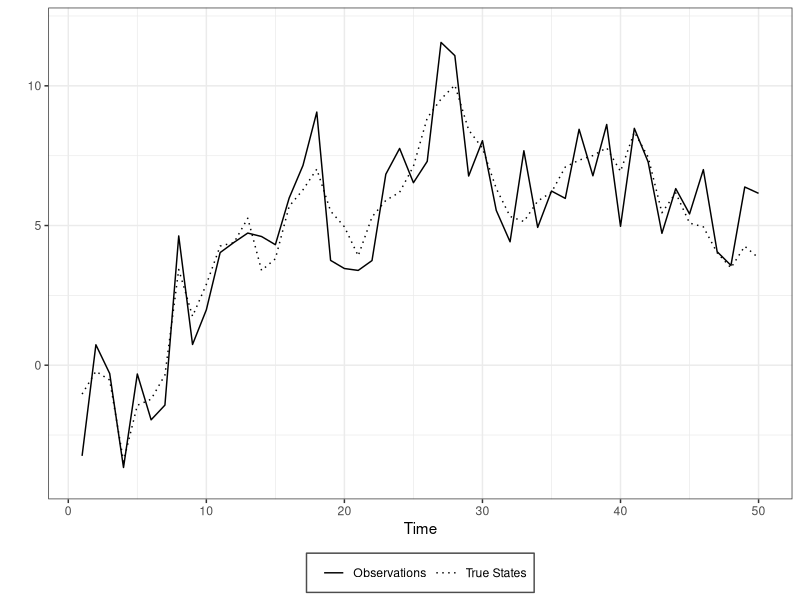
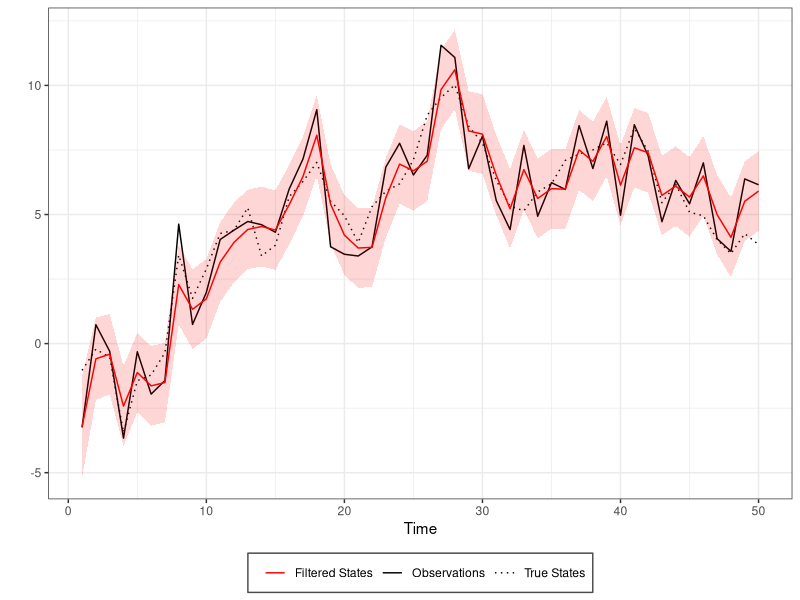
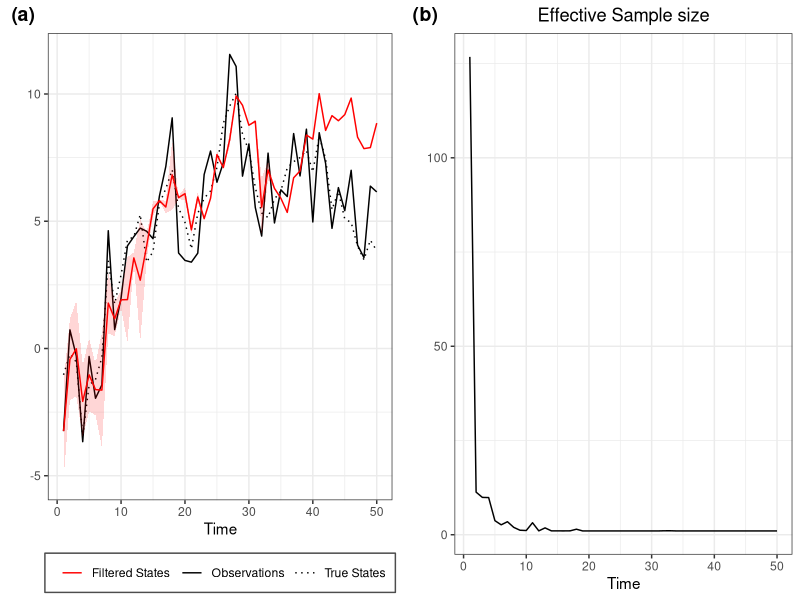
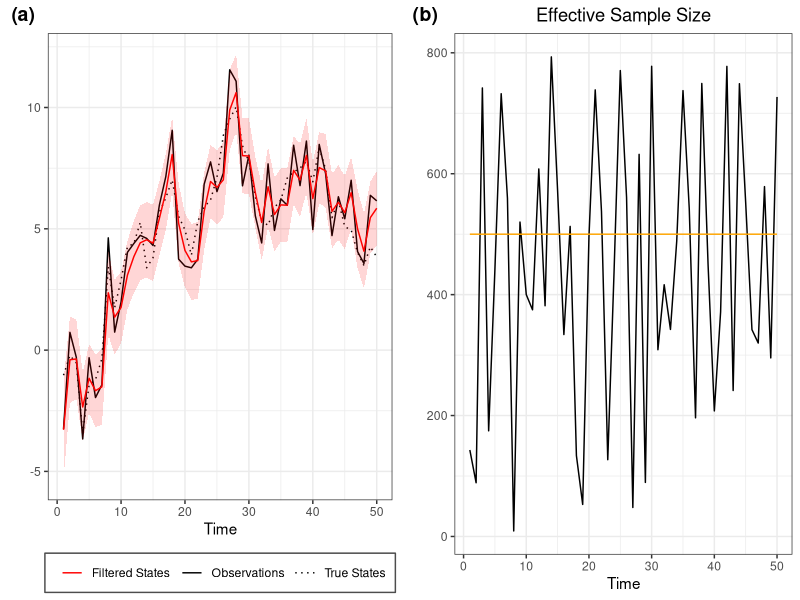
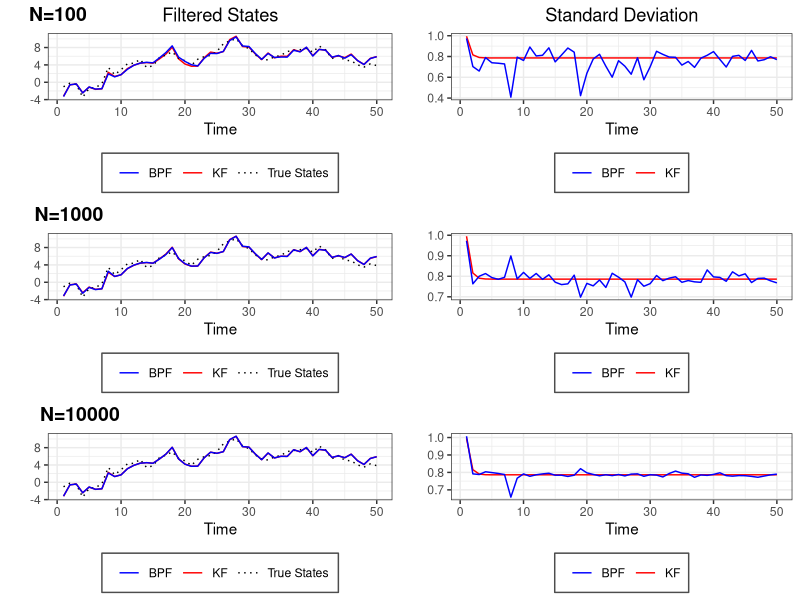
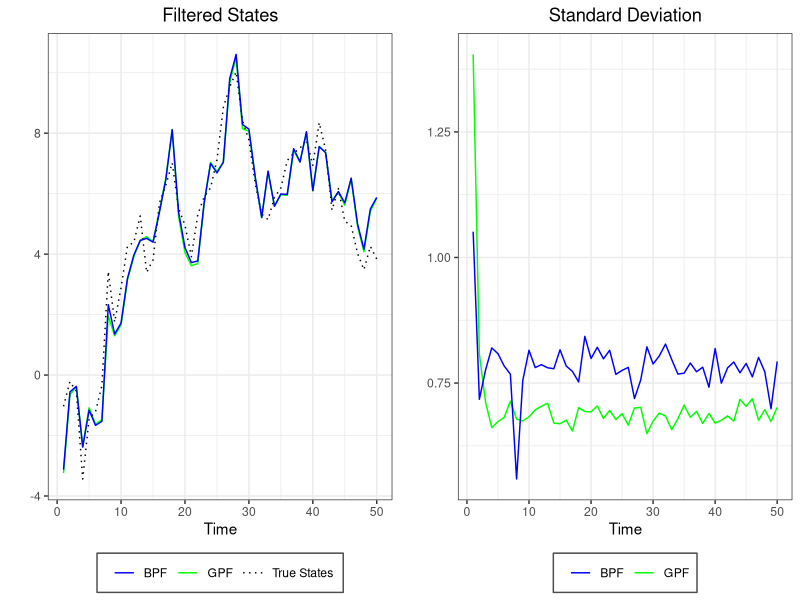

Recreate these plots in R, in order.
## ---- chunk 1
library(ggplot2)
library(ggpubr)
library(kableExtra)
## ---- chunk 2
#Quantiles functions
#-------------------
q025=function(x){quantile(x,0.025)}
q975=function(x){quantile(x,0.975)}


#Calcolo intevalli di credibilità
#--------------------------------
Coverage<-function(fun){
  
  Filt<-Filtervalues(fun)
  mean<-Filt$mean
  sd<-Filt$sd
  vec<-NULL
  for(t in 1:length(mean)){
  if(mean[t]-1.96*sd[t]<truex[t] & truex[t]<mean[t]+1.96*sd[t]){vec[t]<-1}else{vec[t]<-0}
  }
  return(mean(vec))
}

#RMSE
#----
RMSE<-function(x,xhat){sqrt(mean((x - xhat)^2))}
## ---- chunk 3

set.seed(1991)
dlm.sim = function(n,sigma,tau,x0){
  x    = rep(0,n)  #state process
  y    = rep(0,n)  #obs process
  x[1] = rnorm(1,x0,tau)
  y[1] = rnorm(1,x[1],sigma)
  for (t in 2:n){
    x[t] = rnorm(1,x[t-1],tau)
    y[t] = rnorm(1,x[t],sigma)
  }
  return(list(x=x,y=y))
}

n=50
tau2=1
sigma2=1
sigma=sqrt(sigma2)
tau=sqrt(tau2)
x0=0

sim<-dlm.sim(n,sigma,tau,x0)
y<-sim$y
x<-sim$x
truex<-x

timeframe<-c(1:length(y))
df<-data.frame(timeframe,y,x)

ggplot(df,aes(x=timeframe))+
  geom_line(aes(y=y, linetype="Observations"))+
  geom_line(aes(y=x, linetype="True States"))+
  coord_cartesian(ylim = c(-4, +12)) +
  scale_linetype_manual(name="",
                      values=c("Observations" = 1,
                               "True States" = 3))+
  labs(x="Time",
       y="")+
  #ggtitle("States and Observations")+
  theme_bw()+
  theme(legend.direction = "horizontal", legend.position = "bottom", legend.key = element_blank(), 
        legend.background = element_rect(fill = "white", colour = "gray30")) +
  theme(plot.title = element_text(hjust = 0.5))
## ---- chunk 4
DLM<-function(data,sig2,tau2,m0,C0){
  n  = length(data)
  m  = rep(0,n)
  C  = rep(0,n)
  for (t in 1:n){
    if (t==1){
      a = m0
      R = C0 + tau2
    }else{
      a = m[t-1]
      R = C[t-1] + tau2
    }
    A = R/(R+sig2)
    m[t] = (1-A)*a + A*y[t]
    C[t] = A*sig2
  }
  return(list(m=m,C=C))
}
## ---- chunk 5
#Kalman Filter
#-------------
m0=0
C0=100
filtval<-DLM(y,sigma2,tau2,m0,C0)
m<-filtval$m
C<-filtval$C
Low = m + qnorm(0.025)*sqrt(C)
Up = m + qnorm(0.975)*sqrt(C)

#Put everything in a data frate (for ggplot)
timeframe<-c(1:length(y))
DLM.df<-data.frame(timeframe,y,x,m,C,Low,Up)

#Plots (observetions in black and filtered states in red)
ggplot(DLM.df,aes(x=timeframe))+
  geom_line(aes(y=y, col="Observations", linetype="Observations"))+
  geom_line(aes(y=x, col="True States", linetype="True States"))+
  geom_line(aes(y=m, col="Filtered States", linetype="Filtered States"))+
  geom_ribbon(aes(ymin = Low, ymax = Up),
              fill="red",alpha=0.16) +
    scale_color_manual("",
                      values=c("Observations" = "black",
                               "True States" = "black",
                               "Filtered States"= "red"))+
  scale_linetype_manual("",
                      values=c("Observations" = 1,
                               "True States" = 3,
                               "Filtered States"=1))+
  labs(x="Time",
       y="")+
  #ggtitle("Kalman Filter")+
  theme_bw()+
    theme(legend.direction = "horizontal", legend.position = "bottom", legend.key = element_blank(), 
        legend.background = element_rect(fill = "white", colour = "gray30")) +
  theme(plot.title = element_text(hjust = 0.5))
## ---- chunk 6
SISfun<-function(data,N,m0,C0,tau,sigma){
  xs<-NULL
  ws<-NULL
  ess<-NULL
  x  = rnorm(N,m0,sqrt(C0))
  w  = rep(1/N,N)
  for(t in 1:length(data)){
    x    = rnorm(N,x,tau)                   #sample from N(x_{t-1},tau)
    w    = w*dnorm(data[t],x,sigma)         #update weight
    xs = rbind(xs,x)
    ws = rbind(ws,w)
    
    wnorm= w/sum(w)                         #normalized weight
    ESS  = 1/sum(wnorm^2)                   #effective sample size
    
    ess =rbind(ess,ESS)
  }
  
  return(list(xs=xs,ws=ws,ess=ess))
}
## ---- chunk 7
N=1000
sis<-SISfun(y,N,m0,C0,tau,sigma)
sisxs<-sis$xs
sisws<-sis$ws
sisess<-sis$ess
sis.data<-data.frame(df,sisxs,sisws,sisess)

ESS.SIS<-ggplot(sis.data,aes(x=timeframe))+
  geom_line(aes(y=sisess))+
    labs(x="Time",
       y="")+
  ggtitle("Effective Sample size")+
  theme_bw()+
  theme(plot.title = element_text(hjust = 0.5))
## ---- chunk 8
Filtervalues<-function(fun){
  xhat<-sapply(1:n,function(i)
    weighted.mean(fun$xs[i,],fun$ws[i,]))
  sdhat<-sapply(1:n,function(i)
    sqrt(weighted.mean((fun$xs[i,]-xhat[i])^2,fun$ws[i,])))
  
  return(list(mean=xhat,sd=sdhat))
  
}

Filtplot<-function(dataframe,fun,title){

Filt<-Filtervalues(fun)
mean<-Filt$mean
sd<-Filt$sd
dataframe<-data.frame(dataframe,mean,sd)
  
ggplot(dataframe,aes(x=timeframe))+
  geom_line(aes(y=y, col="Observations", linetype="Observations"))+
  geom_line(aes(y=x, col="True States", linetype="True States"))+
  geom_line(aes(y=mean, col="Filtered States", linetype="Filtered States"))+
  geom_ribbon(aes(ymin = mean-1.96*sd, ymax = mean+1.96*sd),
              fill="red",alpha=0.16) +
    scale_color_manual("",
                      values=c("Observations" = "black",
                               "True States" = "black",
                               "Filtered States"= "red"))+
  scale_linetype_manual("",
                      values=c("Observations" = 1,
                               "True States" = 3,
                               "Filtered States"=1))+
  labs(x="Time",
       y="")+
  ggtitle(title)+
  theme_bw()+
    theme(legend.direction = "horizontal", legend.position = "bottom", legend.key = element_blank(), 
        legend.background = element_rect(fill = "white", colour = "gray30")) +
  theme(plot.title = element_text(hjust = 0.5))
}

PlotSIS<-Filtplot(df,sis,title="")

ggarrange(PlotSIS,ESS.SIS,labels=c("(a)","(b)"))
## ---- chunk 9
PFfun<-function(data,N,m0,C0,tau,sigma,r){
  if(missing(r)){r=2}else{}
  xs<-NULL
  ws<-NULL
  ess<-NULL
  x  = rnorm(N,m0,sqrt(C0))
  w  = rep(1/N,N)
   
  for(t in 1:length(data)){
    
    x<-rnorm(N,x,tau)
    w1<-w*dnorm(data[t],x,sigma)
    
    w = w1/sum(w1)
    ESS  = 1/sum(w^2)
    
    if(ESS<(N/r)){
      index<-sample(N,size=N,replace=T,prob=w)
      x<-x[index]
      w<-rep(1/N,N)
    }else{}
    
    xs = rbind(xs,x)
    ws = rbind(ws,w)
    ess =rbind(ess,ESS)
  }
  return(list(xs=xs,ws=ws,ess=ess))
}
## ---- chunk 10
N=1000

pf<-PFfun(y,N,m0,C0,tau,sigma)

ESSplot<-function(dataframe,fun,threshold){
if(missing(threshold)){threshold=T}else{}
xs<-fun$xs
ws<-fun$ws
ess<-fun$ess
dt<-data.frame(dataframe,xs,ws,ess)

ggplot(dt,aes(x=timeframe))+
  geom_line(aes(y=ess))+
  geom_line(aes(y=500),col="orange")+
  labs(x="Time",
       y="")+
  ggtitle("Effective Sample Size")+
  theme_bw()+
  theme(plot.title = element_text(hjust = 0.5))
}
ESS.PF<-ESSplot(df,pf)

## ---- chunk 11
FILT.PF <- Filtplot(df,pf,"")
ggarrange(FILT.PF,ESS.PF,labels=c("(a)","(b)"))
## ---- chunk 12
truex<-x
estimatedx<-matrix(NA,ncol=4,nrow=6)
colnames(estimatedx)<-c("N","Threshold","KF","BPF")
estimatedx[,1]<-c(100,1000,10000,1000,1000,1000)
estimatedx[,2]<-c(0.5,0.5,0.5,0.5,0.25,0.1)


i=1
for(N in c(100,1000,10000)){

DLM1<-DLM(y,sigma2,tau2,m0,C0)
pf1<-PFfun(y,N,m0,C0,tau,sigma)

estimatedx[i,3]<-RMSE(truex,DLM1$m)
estimatedx[i,4]<-RMSE(truex,Filtervalues(pf1)$mean)
i=i+1

}

i=4
for(k in c(2,5,10)){
  N=1000
DLM2<-DLM(y,sigma2,tau2,m0,C0)
pf2<-PFfun(y,N,m0,C0,tau,sigma,r=k)

estimatedx[i,3]<-RMSE(truex,DLM2$m)
estimatedx[i,4]<-RMSE(truex,Filtervalues(pf2)$mean)
i=i+1


}



## ---- chunk 13
kbl(estimatedx[1:3,], align="c", longtable = T, booktabs = T, caption="Root Mean Square Errors",digits=3)
## ---- chunk 14
N1=100
N2=1000
N3=10000


Combined<-data.frame(DLM.df,df)
pf1<-PFfun(y,N1,m0,C0,tau,sigma)
pf2<-PFfun(y,N2,m0,C0,tau,sigma)
pf3<-PFfun(y,N3,m0,C0,tau,sigma)


Compareplot<-function(dataframe,fun,title){

Filt<-Filtervalues(fun)
mean<-Filt$mean
sd<-Filt$sd
dataframe<-data.frame(dataframe,mean,sd)

ggplot(dataframe,aes(x=timeframe))+
  geom_line(aes(y=m, col="KF", linetype="KF"))+
  geom_line(aes(y=x, col="True States", linetype="True States"))+
  geom_line(aes(y=mean, col="BPF", linetype="BPF"))+
  #geom_ribbon(aes(ymin = mean-1.96*sd, ymax = mean+1.96*sd),
   #           fill="red",alpha=0.16) +
    scale_color_manual("",
                      values=c("KF" = "red",
                               "True States" = "black",
                               "BPF"= "blue"))+
  scale_linetype_manual("",
                      values=c("KF" = 1,
                               "True States" = 3,
                               "BPF"=1))+
  labs(x="Time",
       y="")+
  ggtitle(title)+
  theme_bw()+
    theme(legend.direction = "horizontal", legend.position = "bottom", legend.key = element_blank(), 
        legend.background = element_rect(fill = "white", colour = "gray30")) +
  theme(plot.title = element_text(hjust = 0.5))
}

p1<-Compareplot(Combined,pf1,"Filtered States")
p2<-Compareplot(Combined,pf2,"")
p3<-Compareplot(Combined,pf3,"")


CompareVarplot<-function(dataframe,fun,title){

Filt<-Filtervalues(fun)
mean<-Filt$mean
sd<-Filt$sd
dataframe<-data.frame(dataframe,mean,sd)

ggplot(dataframe,aes(x=timeframe))+
geom_line(aes(y=sqrt(C), col="KF"))+
geom_line(aes(y=sd,col="BPF"))+
  scale_color_manual("",
                      values=c("KF" = "red",
                               "BPF"= "blue"))+
  labs(x="Time",
       y="")+
  ggtitle(title)+
  theme_bw()+
    theme(legend.direction = "horizontal", legend.position = "bottom", legend.key = element_blank(), 
        legend.background = element_rect(fill = "white", colour = "gray30"))+
  theme(plot.title = element_text(hjust = 0.5))

}


c1<-CompareVarplot(Combined,pf1,"Standard Deviation")
c2<-CompareVarplot(Combined,pf2,"")
c3<-CompareVarplot(Combined,pf3,"")

ggarrange(p1,c1,p2,c2,p3,c3,nrow=3,ncol=2,labels=c("N=100","","N=1000","","N=10000",""))
## ---- chunk 15
GPFfun<-function(data,N,m0,C0,tau,sigma,r){
  if(missing(r)){r=2}else{}
  xs<-NULL
  ws<-NULL
  ess<-NULL
  x  = rnorm(N,m0,sqrt(C0))
  importancesd<-sqrt(tau - tau^2 /(tau + sigma))
  predsd <- sqrt(sigma+tau)
  w  = rep(1/N,N)
  
  for(t in 1:length(data)){
    
    means<-x+(tau/(tau+sigma))*(data[t]-x)
    x<-rnorm(N,means,importancesd)
    w1<-w*dnorm(data[t],x,predsd)
    
    w = w1/sum(w1)
    ESS  = 1/sum(w^2)
    
    if(ESS<(N/r)){
      index<-sample(N,size=N,replace=T,prob=w)
      x<-x[index]
      w<-rep(1/N,N)
    }else{}
    
    xs = rbind(xs,x)
    ws = rbind(ws,w)
    ess =rbind(ess,ESS)
  }
  return(list(xs=xs,ws=ws,ess=ess))
}
## ---- chunk 16
truex<-x
estimatedx<-matrix(NA,ncol=4,nrow=3)
colnames(estimatedx)<-c("N","Threshold","BPF","GPF")
estimatedx[,1]<-c(1000,1000,1000)
estimatedx[,2]<-c(0.5,0.25,0.1)


i=1
for(k in c(2,5,10)){
  N=1000

pf2<-PFfun(y,N,m0,C0,tau,sigma,r=k)
gpf2<-PFfun(y,N,m0,C0,tau,sigma,r=k)

estimatedx[i,3]<-RMSE(truex,Filtervalues(pf2)$mean)
estimatedx[i,4]<-RMSE(truex,Filtervalues(gpf2)$mean)
i=i+1


}



## ---- chunk 17
kbl(estimatedx[,], align="c", longtable = T, booktabs = T, caption="Root Mean Square Errors",digits=3)
## ---- chunk 18
N2=1000


pf2<-PFfun(y,N2,m0,C0,tau,sigma)
gpf2<-GPFfun(y,N2,m0,C0,tau,sigma)



Comparetwofunplot<-function(dataframe,fun1,fun2,title){

Filt1<-Filtervalues(fun1)
mean1<-Filt1$mean
sd1<-Filt1$sd
dataframe<-data.frame(dataframe,mean1,sd1)

Filt2<-Filtervalues(fun2)
mean2<-Filt2$mean
sd2<-Filt2$sd
dataframe<-data.frame(dataframe,mean2,sd2)

ggplot(dataframe,aes(x=timeframe))+
  geom_line(aes(y=mean1, col="GPF", linetype="GPF"))+
  geom_line(aes(y=x, col="True States", linetype="True States"))+
  geom_line(aes(y=mean2, col="BPF", linetype="BPF"))+
  #geom_ribbon(aes(ymin = mean-1.96*sd, ymax = mean+1.96*sd),
   #           fill="red",alpha=0.16) +
    scale_color_manual("",
                      values=c("GPF" = "green",
                               "True States" = "black",
                               "BPF"= "blue"))+
  scale_linetype_manual("",
                      values=c("GPF" = 1,
                               "True States" = 3,
                               "BPF"=1))+
  labs(x="Time",
       y="")+
  ggtitle(title)+
  theme_bw()+
    theme(legend.direction = "horizontal", legend.position = "bottom", legend.key = element_blank(), 
        legend.background = element_rect(fill = "white", colour = "gray30")) +
  theme(plot.title = element_text(hjust = 0.5))
}


p2<-Comparetwofunplot(df,pf2,gpf2,"Filtered States")



ComparetwoVarplot<-function(dataframe,fun1,fun2,title){

Filt1<-Filtervalues(fun1)
mean1<-Filt1$mean
sd1<-Filt1$sd
dataframe<-data.frame(dataframe,mean1,sd1)

Filt2<-Filtervalues(fun2)
mean2<-Filt2$mean
sd2<-Filt2$sd
dataframe<-data.frame(dataframe,mean2,sd2)

ggplot(dataframe,aes(x=timeframe))+
geom_line(aes(y=sd2, col="GPF"))+
geom_line(aes(y=sd1,col="BPF"))+
  scale_color_manual("",
                      values=c("GPF" = "green",
                               "BPF"= "blue"))+
  labs(x="Time",
       y="")+
  ggtitle(title)+
  theme_bw()+
    theme(legend.direction = "horizontal", legend.position = "bottom", legend.key = element_blank(), 
        legend.background = element_rect(fill = "white", colour = "gray30"))+
  theme(plot.title = element_text(hjust = 0.5))

}


c2<-ComparetwoVarplot(Combined,pf2,gpf2,"Standard Deviation")


ggarrange(p2,c2)
